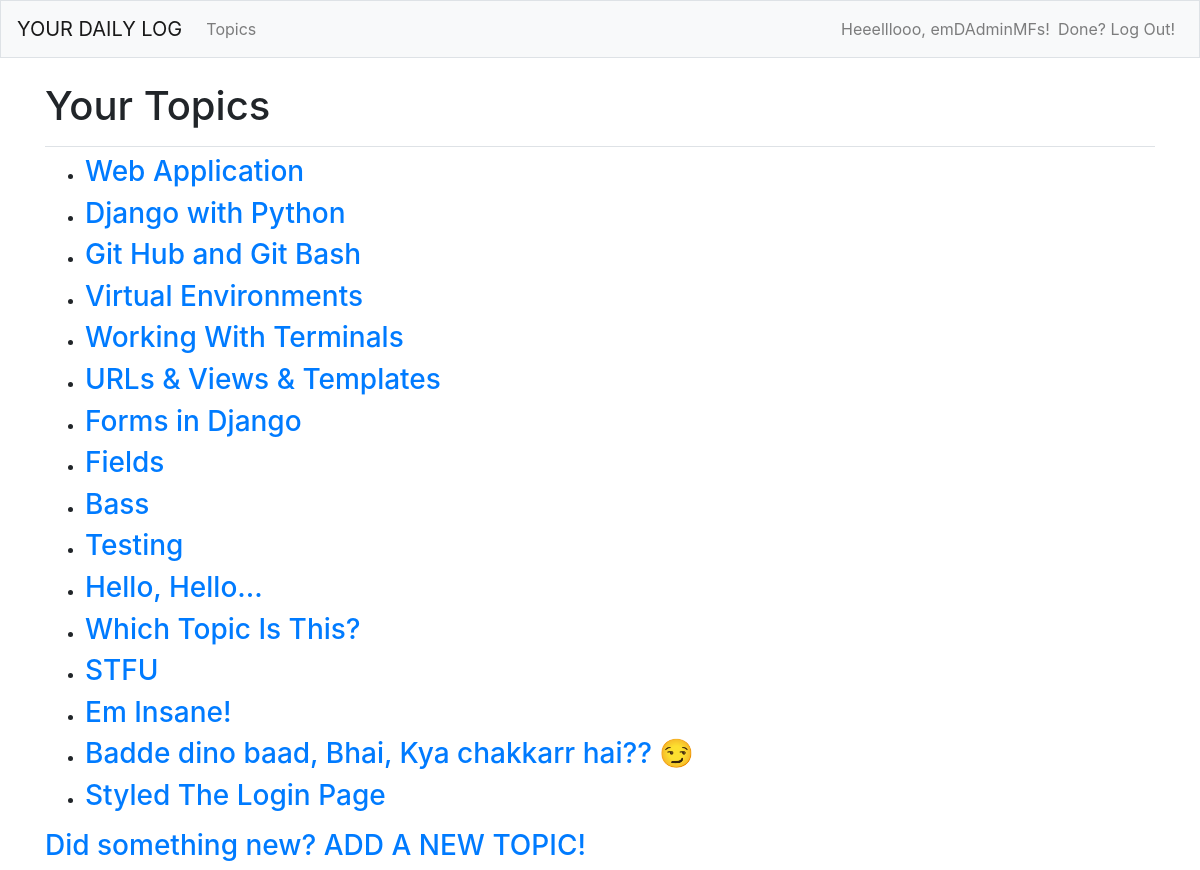
The page /topics/ (signed in) on the database as committed earlier.
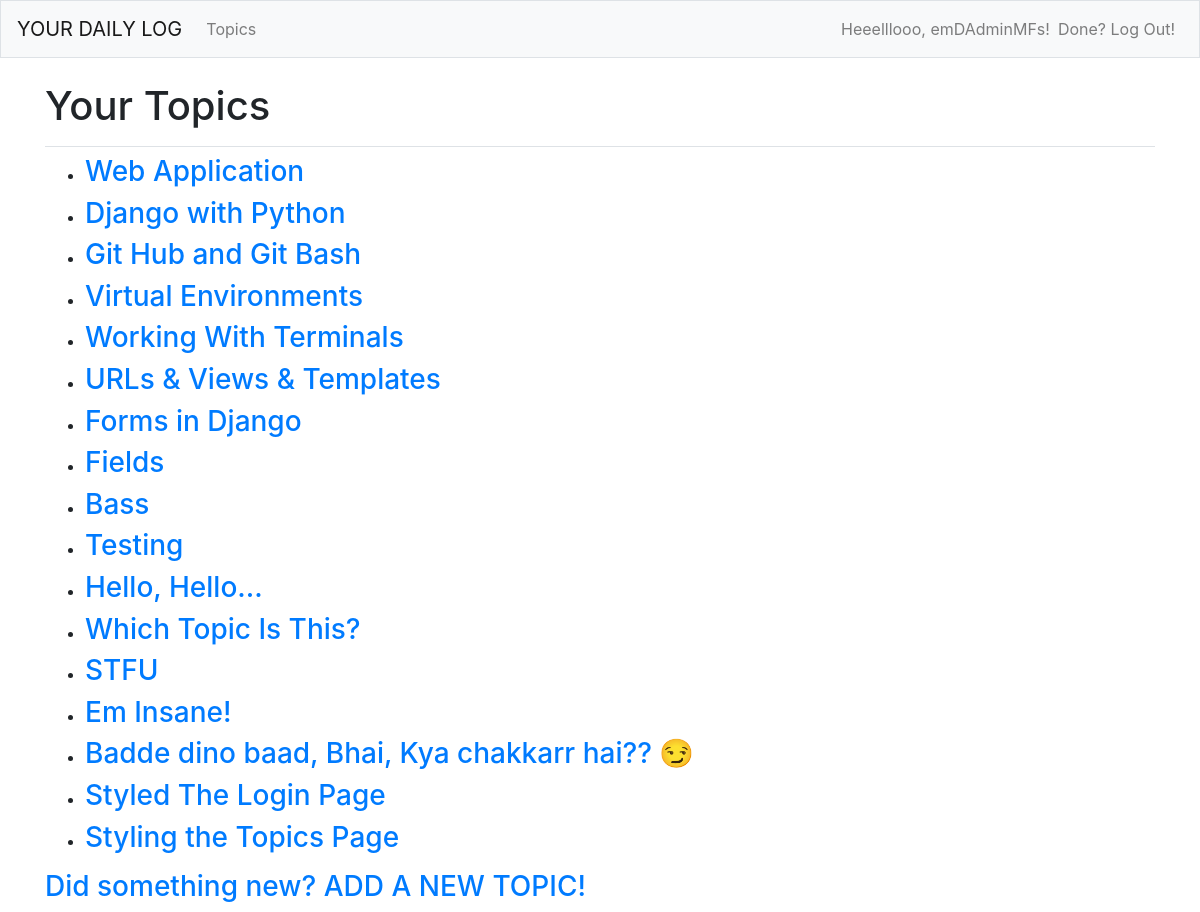
The same page on the database as committed later.
### YourDailyLog_App/models.py (models this page shows)
class Topic(models.Model):
    topicName = models.CharField(max_length=200)
    dateAndTime = models.DateTimeField(auto_now_add=True)
    owner = models.ForeignKey(User, on_delete=models.CASCADE)
    def __str__(self):
        return self.topicName

### YourDailyLog_App/views.py (the view)
# urls.py: path('topics/', views.topics, name="topics"),
@login_required # restrict access to certain pages to logged-in users
def topics(request):
    topicNames = Topic.objects.filter(owner=request.user).order_by(
                                                                   'dateAndTime'
                                                                  )
    context = {'topicNames': topicNames} # context is to be passed to the
    return render(request, "yourdailylog_app/topics.html", context)

### YourDailyLog_App/templates/yourdailylog_app/topics.html
{% extends "yourdailylog_app/base.html" %}
{% block page_header %}
  <h1>Your Topics</h1>
{% endblock page_header %}
{% block content %}
  <ul>
    {% for topicName in topicNames %}
    <li>
      <h3>
        <a href="{% url 'YourDailyLog_App:topic' topicName.id %}">
          {{ topicName }}
        </a>
      </h3>
    </li>
    {% empty %}
      <li>
        <h3>
          No topics have been added yet. Come on, go grind! ;-)
        </h3>
      </li>
    {% endfor %}
  </ul>
  <h3>
    <a href="{% url 'YourDailyLog_App:new_topic' %}">
      Did something new? ADD A NEW TOPIC!
    </a>
  </h3>
{% endblock content %}

Rows that differ between the two databases and show on the page:
added Topic: topicName "Styling the Topics Page"
